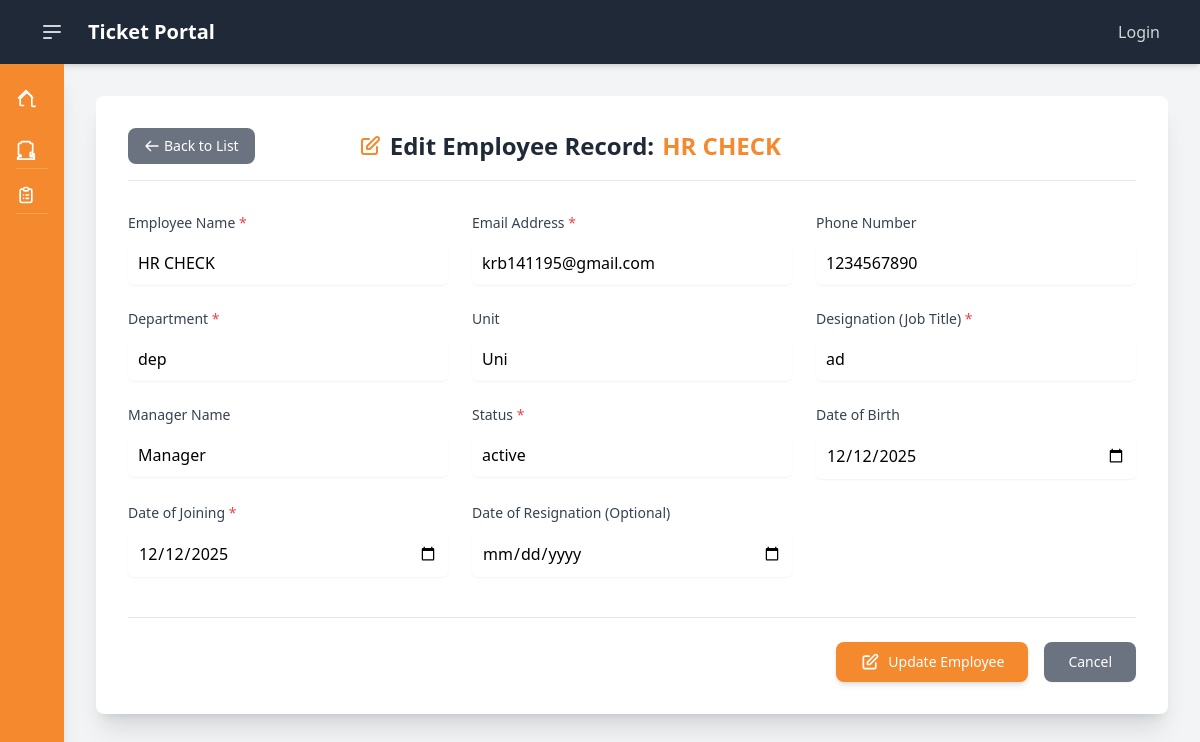
The app's page /employee/1/edit/ with its own data.
### employee/models.py (models this page shows)
class Employee(models.Model):
    emp_id = models.AutoField(primary_key=True)
    emp_name = models.CharField(max_length=50)
    emp_unit = models.CharField(max_length=50)
    emp_dept = models.CharField(max_length=50)
    emp_desgination = models.CharField(max_length=50)
    emp_manager = models.CharField(max_length=50)
    emp_email = models.EmailField(max_length=50)
    emp_phone = models.CharField(max_length=50)
    emp_dob = models.DateField(max_length=50)
    emp_doj = models.DateField(max_length=50)
    emp_dor = models.DateField(null=True, blank=True)
    emp_status = models.CharField(max_length=50)

### employee/views.py (the view)
# urls.py: path("<int:id>/edit/", views.edit, name='edit'),
def edit(request, id):
    emp = get_object_or_404(Employee, emp_id=id)
    return render(request, 'edit.html', {'emp': emp})

### employee/templates/edit.html (shortened to what this page needs)
{% extends "dashboard.html"%}
{% block content %}
<div class="w-full p-4 md:p-8 bg-white shadow-xl rounded-lg">
    <div class="flex items-center justify-between mb-8 border-b pb-4">
        <a href="{% url 'employee:home' %}" class="flex items-center space-x-1 py-2 px-4 text-sm font-medium text-white bg-gray-500 rounded-lg hover:bg-gray-600 transition duration-150">
            <svg class="w-4 h-4" fill="none" stroke="currentColor" viewBox="0 0 24 24" xmlns="http://www.w3.org/2000/svg"><path stroke-linecap="round" stroke-linejoin="round" stroke-width="2" d="M10 19l-7-7m0 0l7-7m-7 7h18"></path></svg>
            <span>Back to List</span>
        </a>
        <h5 class="text-2xl font-bold text-gray-800 flex items-center">
            Edit Employee Record: <span class="ml-2 text-custom-orange">{{ emp.emp_name }}</span>
        </h5>
    </div>
    <form method="POST" action="{% url 'employee:update' emp.emp_id %}">
        <div class="grid grid-cols-1 md:grid-cols-2 lg:grid-cols-3 gap-6">
            <div class="flex flex-col">
                <label for="id_emp_name" class="block text-sm font-medium text-gray-700 mb-1">Employee Name <span class="text-red-500">*</span></label>
                <input type="text" id="id_emp_name" name="emp_name" value="{{ emp.emp_name }}" required
                        class="mt-1 block w-full border-gray-300 rounded-md shadow-sm p-2.5
                                focus:border-custom-orange focus:ring-custom-orange transition duration-150">
            </div>
            <div class="flex flex-col">
                <label for="id_emp_email" class="block text-sm font-medium text-gray-700 mb-1">Email Address <span class="text-red-500">*</span></label>
                <input type="email" id="id_emp_email" name="emp_email" value="{{ emp.emp_email }}" required
                        class="mt-1 block w-full border-gray-300 rounded-md shadow-sm p-2.5
                                focus:border-custom-orange focus:ring-custom-orange transition duration-150">
            </div>
            <div class="flex flex-col">
                <label for="id_emp_phone" class="block text-sm font-medium text-gray-700 mb-1">Phone Number</label>
                <input type="text" id="id_emp_phone" name="emp_phone" value="{{ emp.emp_phone|default:'' }}"
                        class="mt-1 block w-full border-gray-300 rounded-md shadow-sm p-2.5
                                focus:border-custom-orange focus:ring-custom-orange transition duration-150">
            </div>
            <div class="flex flex-col">
                <label for="id_emp_dept" class="block text-sm font-medium text-gray-700 mb-1">Department <span class="text-red-500">*</span></label>
                <input type="text" id="id_emp_dept" name="emp_dept" value="{{ emp.emp_dept }}" required
                        class="mt-1 block w-full border-gray-300 rounded-md shadow-sm p-2.5
                                focus:border-custom-orange focus:ring-custom-orange transition duration-150">
            </div>
            <div class="flex flex-col">
                <label for="id_emp_unit" class="block text-sm font-medium text-gray-700 mb-1">Unit</label>
                <input type="text" id="id_emp_unit" name="emp_unit" value="{{ emp.emp_unit|default:'' }}"
                        class="mt-1 block w-full border-gray-300 rounded-md shadow-sm p-2.5
                                focus:border-custom-orange focus:ring-custom-orange transition duration-150">
            </div>
            <div class="flex flex-col">
                <label for="id_emp_designation" class="block text-sm font-medium text-gray-700 mb-1">Designation (Job Title) <span class="text-red-500">*</span></label>
                <input type="text" id="id_emp_designation" name="emp_designation" value="{{ emp.emp_desgination }}" required
                        class="mt-1 block w-full border-gray-300 rounded-md shadow-sm p-2.5
                                focus:border-custom-orange focus:ring-custom-orange transition duration-150">
            </div>
            <div class="flex flex-col">
                <label for="id_emp_manager" class="block text-sm font-medium text-gray-700 mb-1">Manager Name</label>
                <input type="text" id="id_emp_manager" name="emp_manager" value="{{ emp.emp_manager|default:'' }}"
                        class="mt-1 block w-full border-gray-300 rounded-md shadow-sm p-2.5
                                focus:border-custom-orange focus:ring-custom-orange transition duration-150">
            </div>
            <div class="flex flex-col">
                <label for="id_emp_status" class="block text-sm font-medium text-gray-700 mb-1">Status <span class="text-red-500">*</span></label>
                <input type="text" id="id_emp_status" name="emp_status" value="{{ emp.emp_status }}" required
                        class="mt-1 block w-full border-gray-300 rounded-md shadow-sm p-2.5
                                focus:border-custom-orange focus:ring-custom-orange transition duration-150">
            </div>
            <div class="flex flex-col">
                <label for="id_emp_dob" class="block text-sm font-medium text-gray-700 mb-1">Date of Birth</label>
                <input type="date" id="id_emp_dob" name="emp_dob" value="{{ emp.emp_dob|date:'Y-m-d'|default:'' }}"
                        class="mt-1 block w-full border-gray-300 rounded-md shadow-sm p-2.5
                                focus:border-custom-orange focus:ring-custom-orange transition duration-150">
            </div>
            <div class="flex flex-col">
                <label for="id_emp_doj" class="block text-sm font-medium text-gray-700 mb-1">Date of Joining <span class="text-red-500">*</span></label>
                <input type="date" id="id_emp_doj" name="emp_doj" value="{{ emp.emp_doj|date:'Y-m-d' }}" required
                        class="mt-1 block w-full border-gray-300 rounded-md shadow-sm p-2.5
                                focus:border-custom-orange focus:ring-custom-orange transition duration-150">
            </div>
            <div class="flex flex-col">
                <label for="id_emp_dor" class="block text-sm font-medium text-gray-700 mb-1">Date of Resignation (Optional)</label>
                <input type="date" id="id_emp_dor" name="emp_dor" value="{{ emp.emp_dor|date:'Y-m-d'|default:'' }}"
                        class="mt-1 block w-full border-gray-300 rounded-md shadow-sm p-2.5
                                focus:border-custom-orange focus:ring-custom-orange transition duration-150">
            </div>
            <div class="hidden lg:block"></div>
        </div>
        <div class="mt-10 pt-6 border-t flex justify-end space-x-4">
            <button type="submit" class="flex items-center space-x-2 py-2.5 px-6 text-sm font-medium text-white bg-custom-orange rounded-lg shadow-md hover:bg-custom-orange-dark transition duration-150">
                <svg class="w-5 h-5" fill="none" stroke="currentColor" viewBox="0 0 24 24" xmlns="http://www.w3.org/2000/svg"><path stroke-linecap="round" stroke-linejoin="round" stroke-width="2" d="M11 5H6a2 2 0 00-2 2v11a2 2 0 002 2h11a2 2 0 002-2v-5m-1.414-9.414a2 2 0 112.828 2.828L11.828 15H9v-2.828l8.586-8.586z"></path></svg>
                <span>Update Employee</span>
            </button>
            <a href="{% url 'employee:home' %}" class="flex items-center space-x-2 py-2.5 px-6 text-sm font-medium text-white bg-gray-500 rounded-lg shadow-sm hover:bg-gray-600 transition duration-150">
                <span>Cancel</span>
            </a>
        </div>
    </form>
</div>
{% endblock %}

### records on screen
Employee: emp_name "HR CHECK", emp_email "krb141195@gmail.com", emp_phone "1234567890", emp_dept "dep", emp_unit "Uni", emp_designation "ad", emp_manager "Manager", emp_status "active", emp_dob "12/12/2025", emp_doj "12/12/2025"
